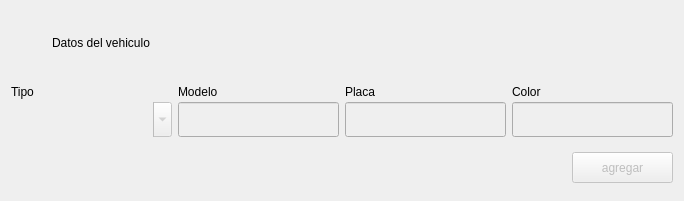
              <widget class="QFrame" name="frame_form_datos_vehiculo">
               <property name="minimumSize">
                <size>
                 <width>0</width>
                 <height>201</height>
                </size>
               </property>
               <property name="maximumSize">
                <size>
                 <width>16777215</width>
                 <height>201</height>
                </size>
               </property>
               <property name="frameShape">
                <enum>QFrame::NoFrame</enum>
               </property>
               <property name="frameShadow">
                <enum>QFrame::Raised</enum>
               </property>
               <property name="tipo" stdset="0">
                <string>frame_form</string>
               </property>
               <layout class="QVBoxLayout" name="verticalLayout_4">
                <item>
                 <widget class="QFrame" name="frame_titulo">
                  <property name="minimumSize">
                   <size>
                    <width>0</width>
                    <height>51</height>
                   </size>
                  </property>
                  <property name="maximumSize">
                   <size>
                    <width>16777215</width>
                    <height>51</height>
                   </size>
                  </property>
                  <layout class="QHBoxLayout" name="horizontalLayout_2">
                   <property name="spacing">
                    <number>0</number>
                   </property>
                   <property name="leftMargin">
                    <number>0</number>
                   </property>
                   <property name="topMargin">
                    <number>0</number>
                   </property>
                   <property name="rightMargin">
                    <number>0</number>
                   </property>
                   <property name="bottomMargin">
                    <number>0</number>
                   </property>
                   <item alignment="Qt::AlignVCenter">
                    <widget class="QLabel" name="label_icon_car">
                     <property name="minimumSize">
                      <size>
                       <width>41</width>
                       <height>51</height>
                      </size>
                     </property>
                     <property name="maximumSize">
                      <size>
                       <width>61</width>
                       <height>61</height>
                      </size>
                     </property>
                     <property name="text">
                      <string/>
                     </property>
                     <property name="scaledContents">
                      <bool>true</bool>
                     </property>
                     <property name="tipo" stdset="0">
                      <string>icon_person</string>
                     </property>
                    </widget>
                   </item>
                   <item alignment="Qt::AlignLeft">
                    <widget class="QLabel" name="label_datos_del_vehiculo">
                     <property name="text">
                      <string>Datos del vehiculo</string>
                     </property>
                     <property name="tipo" stdset="0">
                      <string>titulo_form</string>
                     </property>
                    </widget>
                   </item>
                   <item>
                    <spacer name="horizontalSpacer_2">
                     <property name="orientation">
                      <enum>Qt::Horizontal</enum>
                     </property>
                     <property name="sizeHint" stdset="0">
                      <size>
                       <width>40</width>
                       <height>20</height>
                      </size>
                     </property>
                    </spacer>
                   </item>
                  </layout>
                 </widget>
                </item>
                <item>
                 <widget class="QFrame" name="frame_2">
                  <property name="minimumSize">
                   <size>
                    <width>0</width>
                    <height>51</height>
                   </size>
                  </property>
                  <property name="maximumSize">
                   <size>
                    <width>16777215</width>
                    <height>60</height>
                   </size>
                  </property>
                  <layout class="QHBoxLayout" name="horizontalLayout_4">
                   <property name="spacing">
                    <number>6</number>
                   </property>
                   <property name="leftMargin">
                    <number>0</number>
                   </property>
                   <property name="topMargin">
                    <number>0</number>
                   </property>
                   <property name="rightMargin">
                    <number>0</number>
                   </property>
                   <property name="bottomMargin">
                    <number>0</number>
                   </property>
                   <item>
                    <widget class="QWidget" name="widget_form_vehiculo" native="true">
                     <property name="minimumSize">
                      <size>
                       <width>161</width>
                       <height>0</height>
                      </size>
                     </property>
                     <property name="maximumSize">
                      <size>
                       <width>16777215</width>
                       <height>55</height>
                      </size>
                     </property>
                     <layout class="QVBoxLayout" name="verticalLayout_13">
                      <property name="spacing">
                       <number>0</number>
                      </property>
                      <property name="leftMargin">
                       <number>0</number>
                      </property>
                      <property name="topMargin">
                       <number>0</number>
                      </property>
                      <property name="rightMargin">
                       <number>0</number>
                      </property>
                      <property name="bottomMargin">
                       <number>0</number>
                      </property>
                      <item>
                       <widget class="QLabel" name="label_tipo_vehiculo">
                        <property name="text">
                         <string>Tipo</string>
                        </property>
                        <property name="tipo" stdset="0">
                         <string>titulo_qlineedit</string>
                        </property>
                       </widget>
                      </item>
                      <item>
                       <widget class="QComboBox" name="comboBox_tipo_vehiculo">
                        <property name="enabled">
                         <bool>false</bool>
                        </property>
                        <property name="sizePolicy">
                         <sizepolicy hsizetype="Expanding" vsizetype="Fixed">
                          <horstretch>0</horstretch>
                          <verstretch>0</verstretch>
                         </sizepolicy>
                        </property>
                        <property name="minimumSize">
                         <size>
                          <width>161</width>
                          <height>35</height>
                         </size>
                        </property>
                        <property name="maximumSize">
                         <size>
                          <width>16777215</width>
                          <height>50</height>
                         </size>
                        </property>
                        <property name="editable">
                         <bool>true</bool>
                        </property>
                        <property name="frame">
                         <bool>false</bool>
                        </property>
                        <item>
                         <property name="text">
                          <string/>
                         </property>
                        </item>
                        <item>
                         <property name="text">
                          <string>Moto</string>
                         </property>
                        </item>
                       </widget>
                      </item>
                     </layout>
                    </widget>
                   </item>
                   <item>
                    <widget class="QWidget" name="widget_form_apellido_2" native="true">
                     <property name="minimumSize">
                      <size>
                       <width>161</width>
                       <height>0</height>
                      </size>
                     </property>
                     <property name="maximumSize">
                      <size>
                       <width>16777215</width>
                       <height>55</height>
                      </size>
                     </property>
                     <layout class="QVBoxLayout" name="verticalLayout_14">
                      <property name="spacing">
                       <number>0</number>
                      </property>
                      <property name="leftMargin">
                       <number>0</number>
                      </property>
                      <property name="topMargin">
                       <number>0</number>
                      </property>
                      <property name="rightMargin">
                       <number>0</number>
                      </property>
                      <property name="bottomMargin">
                       <number>0</number>
                      </property>
                      <item alignment="Qt::AlignLeft">
                       <widget class="QLabel" name="label_modelo">
                        <property name="text">
                         <string>Modelo</string>
                        </property>
                        <property name="tipo" stdset="0">
                         <string>titulo_qlineedit</string>
                        </property>
                       </widget>
                      </item>
                      <item>
                       <widget class="QLineEdit" name="lineEdit_modelo_vehiculo">
                        <property name="enabled">
                         <bool>false</bool>
                        </property>
                        <property name="minimumSize">
                         <size>
                          <width>161</width>
                          <height>35</height>
                         </size>
                        </property>
                        <property name="maximumSize">
                         <size>
                          <width>16777215</width>
                          <height>50</height>
                         </size>
                        </property>
                        <property name="text">
                         <string/>
                        </property>
                        <property name="tipo" stdset="0">
                         <string/>
                        </property>
                       </widget>
                      </item>
                     </layout>
                    </widget>
                   </item>
                   <item>
                    <widget class="QWidget" name="widget_form_placa" native="true">
                     <property name="minimumSize">
                      <size>
                       <width>161</width>
                       <height>0</height>
                      </size>
                     </property>
                     <property name="maximumSize">
                      <size>
                       <width>16777215</width>
                       <height>55</height>
                      </size>
                     </property>
                     <layout class="QVBoxLayout" name="verticalLayout_15">
                      <property name="spacing">
                       <number>0</number>
                      </property>
                      <property name="leftMargin">
                       <number>0</number>
                      </property>
                      <property name="topMargin">
                       <number>0</number>
                      </property>
                      <property name="rightMargin">
                       <number>0</number>
                      </property>
                      <property name="bottomMargin">
                       <number>0</number>
                      </property>
                      <item alignment="Qt::AlignLeft">
                       <widget class="QLabel" name="label_placa_vehiculo">
                        <property name="text">
                         <string>Placa</string>
                        </property>
                        <property name="tipo" stdset="0">
                         <string>titulo_qlineedit</string>
                        </property>
                       </widget>
                      </item>
                      <item>
                       <widget class="QLineEdit" name="lineEdit_placa_vehiculo">
                        <property name="enabled">
                         <bool>false</bool>
                        </property>
                        <property name="minimumSize">
                         <size>
                          <width>161</width>
                          <height>35</height>
                         </size>
                        </property>
                        <property name="maximumSize">
                         <size>
                          <width>16777215</width>
                          <height>50</height>
                         </size>
                        </property>
                        <property name="text">
                         <string/>
                        </property>
                        <property name="tipo" stdset="0">
                         <string/>
                        </property>
                       </widget>
                      </item>
                     </layout>
                    </widget>
                   </item>
                   <item>
                    <widget class="QWidget" name="widget_form_color_vehiculo" native="true">
                     <property name="minimumSize">
                      <size>
                       <width>161</width>
                       <height>0</height>
                      </size>
                     </property>
                     <property name="maximumSize">
                      <size>
                       <width>16777215</width>
                       <height>55</height>
                      </size>
                     </property>
                     <layout class="QVBoxLayout" name="verticalLayout_16">
                      <property name="spacing">
                       <number>0</number>
                      </property>
                      <property name="leftMargin">
                       <number>0</number>
                      </property>
                      <property name="topMargin">
                       <number>0</number>
                      </property>
                      <property name="rightMargin">
                       <number>0</number>
                      </property>
                      <property name="bottomMargin">
                       <number>0</number>
                      </property>
                      <item alignment="Qt::AlignLeft">
                       <widget class="QLabel" name="label_9">
                        <property name="text">
                         <string>Color</string>
                        </property>
                        <property name="tipo" stdset="0">
                         <string>titulo_qlineedit</string>
                        </property>
                       </widget>
                      </item>
                      <item>
                       <widget class="QLineEdit" name="lineEdit_color_vehiculo">
                        <property name="enabled">
                         <bool>false</bool>
                        </property>
                        <property name="minimumSize">
                         <size>
                          <width>161</width>
                          <height>35</height>
                         </size>
                        </property>
                        <property name="maximumSize">
                         <size>
                          <width>16777215</width>
                          <height>50</height>
                         </size>
                        </property>
                        <property name="text">
                         <string/>
                        </property>
                        <property name="tipo" stdset="0">
                         <string/>
                        </property>
                       </widget>
                      </item>
                     </layout>
                    </widget>
                   </item>
                  </layout>
                 </widget>
                </item>
                <item alignment="Qt::AlignRight">
                 <widget class="QPushButton" name="pushButton_agregar_registro">
                  <property name="enabled">
                   <bool>false</bool>
                  </property>
                  <property name="minimumSize">
                   <size>
                    <width>101</width>
                    <height>31</height>
                   </size>
                  </property>
                  <property name="maximumSize">
                   <size>
                    <width>101</width>
                    <height>31</height>
                   </size>
                  </property>
                  <property name="text">
                   <string>agregar</string>
                  </property>
                  <property name="icon">
                   <iconset resource="../resources.qrc">
                    <normaloff>:/icons/images/icons_white/circle-plus_white.svg</normaloff>:/icons/images/icons_white/circle-plus_white.svg</iconset>
                  </property>
                  <property name="iconSize">
                   <size>
                    <width>20</width>
                    <height>20</height>
                   </size>
                  </property>
                 </widget>
                </item>
               </layout>
              </widget>
